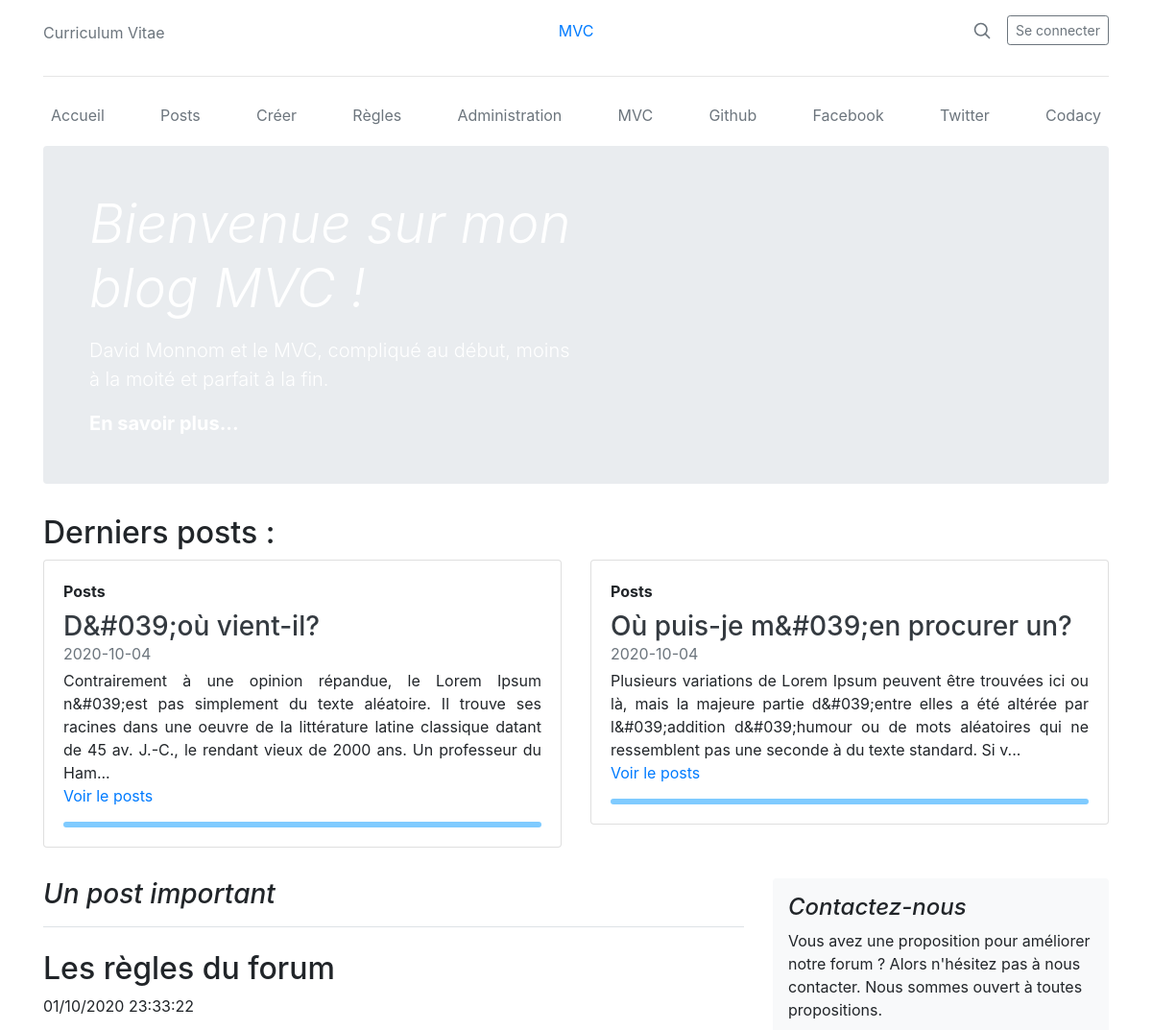
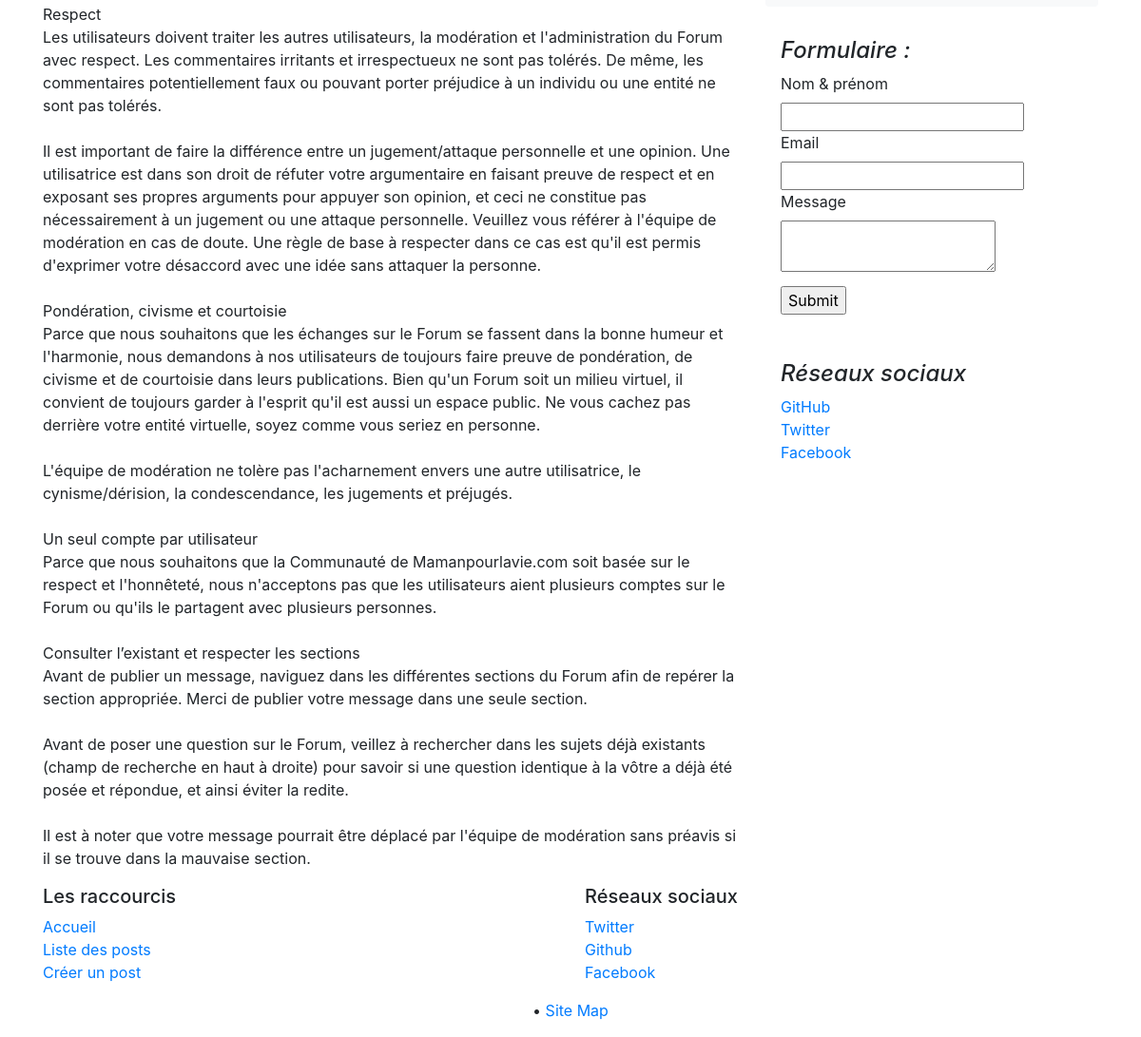
The page / on the database its author committed (2 pictures, top to bottom).
### tables this page shows
CREATE TABLE `post` (
  `id` int(11) NOT NULL,
  `idUser` int(11) NOT NULL,
  `title` text NOT NULL,
  `subject` text NOT NULL,
  `description` text NOT NULL,
  `creationDate` datetime NOT NULL,
  `modifyDate` datetime DEFAULT NULL,
  `isVerified` tinyint(1) NOT NULL
);

### controller/indexController.php (called while the page is built, shortened)
<?php
class IndexController extends Controller{
    public function index(){
        $this->view()->render('indexView.php', array(
            'postsList' => $this->postMan()->getPosts()
        ));
    }
}

### index.php (called while the page is built, shortened)
<?php
try{
    require("class/Database.php");
    require("controller/indexController.php");
    $rm = new Router($_GET['url']);
    $postC = new PostController();
    $userC = new UserController();
    $commC = new CommentController();
    $indexC = new IndexController();
    $adminC = new AdminController();
    $rm->get('/', function() use($indexC) {
        $indexC->index();
    });
    $rm->get('/posts', function() use($postC) {
        $postC->listPosts();
    });
    $rm->get('/posts/create', function() use($postC) {
        $postC->createPost();
    });
    $rm->get('/posts/modify/:id', function($id) use($postC) {
        $postC->modifyPost(null, null, null, $id);
    });
    $rm->get('/posts/:id', function($id) use($postC) {
        $postC->viewPost($id);
    });
    $rm->get('/user/register', function() use($userC) {
        $userC->register();
    });
    $rm->get('/user/login', function() use($userC) {
        $userC->login();
    });
    $rm->get('/user/admin', function() use($adminC) {
        $adminC->index();
    });
    $rm->post('/ajax/logout', function() use($userC){
        $userC->logout();
    });
    $rm->post('/ajax/deleteUser', function() use($userC){
        $userC->delete($_POST["idUser"]);
    });
    $rm->post('/ajax/deleteCom', function() use($commC){
        $commC->delete($_POST["idCom"]);
    });
    $rm->post('/ajax/valideCom', function() use($commC){
        $commC->validate($_POST["idCom"]);
    });
    $rm->post('/ajax/deletePost', function() use($postC){
        $postC->delete($_POST["idPost"]);
    });
    $rm->post('/ajax/validePost', function() use($postC){
        $postC->validate($_POST["idPost"]);
    });
    $rm->post('/ajax/post', function() use($postC){
        $postC->createPost($_POST["title"], $_POST["subject"], $_POST["description"]);
    });
    $rm->post('/ajax/comment', function() use($commC){
        $commC->createComment($_POST["idPost"], $_POST["description"]);
    });
    $rm->post('/ajax/modify', function() use($postC){
        $postC->modifyPost($_POST["title"], $_POST["subject"], $_POST["description"], $_POST["idPost"]);
    });
    $rm->post('/ajax/register', function() use($userC){
        $userC->register($_POST["username"], $_POST["firstname"], $_POST["lastname"], $_POST["password"]);
    });
    $rm->post('/ajax/login', function() use($userC){
        $userC->login($_POST["username"], $_POST["password"]);
    });
    $rm->post('/ajax/contact', function() use($indexC){
        $indexC->contact($_POST["name"], $_POST["email"], $_POST["message"]);
    });
    $rm->run();
}
catch(Exception $e){
    $message = $e->getMessage();
    $indexC->error($message);
}

### class/Route.php (called while the page is built, shortened)
<?php
class Route {
    private $path;
    private $callable;
    private $matches = [];
    public function __construct($path, $callable){
        $this->path = trim($path, '/');
        $this->callable = $callable;
    }
    public function match($url){
        $url = trim($url, '/');
        $path = preg_replace_callback('#:([\w]+)#', [$this, 'paramMatch'], $this->path);
        $regex = "#^$path$#i";
        if(!preg_match($regex, $url, $matches)){
            return false;
        }
        array_shift($matches);
        $this->matches = $matches;
        return true;
    }
    public function call(){
        return call_user_func_array($this->callable, $this->matches);
    }
}

### class/Router.php (called while the page is built, shortened)
<?php
class Router {
    private $url;
    private $routes = [];
    public function __construct($url){
        $this->url = $url;
    }
    private function add($path, $callable, $name, $method){
        $route = new Route($path, $callable);
        $this->routes[$method][] = $route;
        return $route;
    }
    public function run(){
        foreach($this->routes[$_SERVER['REQUEST_METHOD']] as $route){
            if($route->match($this->url)){
                return $route->call();
            }
        }
        throw new Exception('No matching routes');
    }
}

### model/postManager.php (called while the page is built, shortened)
<?php
require_once('model/entity/post.php');
class PostManager {
	private function buildFromRow($row){
		$creationDate = DateTime::createFromFormat('Y-m-d H:i:s', $row->creationDate);
		$modifyDate = DateTime::createFromFormat('Y-m-d H:i:s', $row->modifyDate);
		return new Post($row->id, $row->idUser, $row->title, $row->subject, $row->description, $creationDate, $modifyDate, $row->isVerified);
	}
	public function getPosts(){
		$prepare = Database::getInstance()->query("SELECT * FROM post ORDER BY id DESC");
		$postsList = array();
		while ($row = $prepare->fetch(PDO::FETCH_OBJ)) {
			$postsList[] = $this->buildFromRow($row);
		}
		return $postsList;
	}
}

### class/Database.php (called while the page is built, shortened)
<?php
class Database{
	private $PDOInstance = null;
	private static $instance = null;
	private function __construct(){
		$this->PDOInstance = new PDO('mysql:dbname=' . self::DEFAULT_SQL_DTB.';host=' . self::DEFAULT_SQL_HOST, self::DEFAULT_SQL_USER , self::DEFAULT_SQL_PASS);
    }
	public static function getInstance(){
		if(is_null(self::$instance)){
	        self::$instance = new Database();
	    }
		return self::$instance;
    }
	public function query($query){
		return $this->PDOInstance->query($query);
    }
}

### model/entity/post.php (called while the page is built, shortened)
<?php
class Post {
    private $_id;
    private $_title;
    private $_subject;
    private $_description;
    private $_creationDate;
    private $_isVerified;
    public function id(){
		return $this->_id;
	}
	public function setId($_id){
		$this->_id = $_id;
	}
	public function title(){
		return $this->_title;
	}
	public function setTitle($_title){
		$this->_title = $_title;
	}
	public function subject(){
		return $this->_subject;
	}
	public function setSubject($_subject){
		$this->_subject = $_subject;
	}
	public function description(){
		return $this->_description;
	}
	public function setDescription($_description){
		$this->_description = $_description;
	}
	public function creationDate(){
		return $this->_creationDate;
	}
	public function setCreationDate($_creationDate){
		$this->_creationDate = $_creationDate;
	}
	public function isVerified(){
		return $this->_isVerified;
	}
	public function setIsVerified($_isVerified){
		$this->_isVerified = $_isVerified;
	}
}

### view/pages/indexView.php (the view, shortened to what this page needs)
<div class="container">
    <div class="jumbotron p-3 p-md-5 text-white rounded colorRandom">
        <div class="col-md-6 px-0">
            <h1 class="display-4 font-italic">Bienvenue sur mon blog MVC !</h1>
            <p class="lead my-3">David Monnom et le MVC, compliqué au début, moins à la moité et parfait à la fin.</p>
            <p class="lead mb-0"><a target="_blank" href="https://fr.wikipedia.org/wiki/Mod%C3%A8le-vue-contr%C3%B4leur#:~:text=Mod%C3%A8le%2Dvue%2Dcontr%C3%B4leur%20ou%20MVC,les%20vues%20et%20les%20contr%C3%B4leurs." class="text-white font-weight-bold">En savoir plus...</a></p>
        </div>
    </div>
</div>
<div class="container">
    <h2>Derniers posts :</h2>
    <div class="row mb-2">
    <?php $i = 0; foreach($postsList as $item){ if($item->isVerified() && $i < 2){ $i++; ?>
            <div class="col-lg-6">
                <div class="card flex-md-row mb-4 box-shadow h-md-250">
                    <div class="card-body d-flex flex-column align-items-start">
                        <strong class="d-inline-block mb-2 colorRandomText">Posts</strong>
                        <h3 class="mb-0">
                            <a class="text-dark" href="/posts/<?= $item->id(); ?>">
                            <?php
                            $postContent = htmlspecialchars($item->title());
                            echo htmlspecialchars($postContent);
                            ?>
                            </a>
                        </h3>
                        <div class="mb-1 text-muted"><?= htmlspecialchars($item->creationDate()->format('Y-m-d')); ?></div>
                            <p class="card-text mb-auto" style="text-align: justify;">
                            <?php
                            $postContent = htmlspecialchars($item->subject());
                            if (strlen($postContent) >= 250){
                            $postContent = substr($postContent, 0, 250)."...";
                            }
                            echo htmlspecialchars($postContent);
                            ?>
                            </p>
                            <a class="linkPosts" href="/posts/<?php echo $item->id() ?>">Voir le posts</a>
                        <div class="card-shape-right colorRandom flex-auto d-none d-md-block" style="width: 100%; height: 6px; margin-top: 15px; background-color: #7FCBFF; border-radius: 5px;"></div>
                    </div>
                </div>
            </div>
        <?php }} ?>
        </div>
    </div>
    <main role="main" class="container">
      <div class="row">
        <?php foreach($postsList as $item){ if($item->id() == 1){; ?>
        <div class="col-md-8 blog-main">
          <h3 class="pb-3 mb-4 font-italic border-bottom">
            Un post important
          </h3>
          <div class="blog-post">
            <h2 class="blog-post-title"><?= htmlspecialchars($item->title()); ?></h2>
            <p class="blog-post-meta"><?= $item->creationDate()->format('d/m/Y H:i:s'); ?></p>
            <p><?= nl2br(htmlspecialchars($item->description())); ?></p>
            <?php }} ?>
          </div>
        </div>
        <aside class="col-md-4 blog-sidebar">
            <div class="p-3 mb-3 bg-light rounded">
                <h4 class="font-italic">Contactez-nous</h4>
                <p class="mb-0">Vous avez une proposition pour améliorer notre forum ? Alors n'hésitez pas à nous contacter. Nous sommes ouvert à toutes propositions.</p>
            </div>
            <div class="p-3">
            <h4 class="font-italic">Formulaire :</h4>
                <form action="" id="contactForm" method="post">
                    <label for="name">Nom & prénom</label><br/>
                    <input type="text" id="name" name="firstname"  class="post_blog_area" required><br/>
                    <label for="email">Email</label><br/>
                    <input type="email" id="email" name="lastname"  class="post_blog_area" required><br/>
                    <label for="message">Message</label><br/>
                    <textarea id="message" name="message" class="post_blog_area" required></textarea><br/>
                    <input type="submit" class="btn_login" value="Submit" style="margin-top: 15px;"><p id='reponse_message'></p>
                </form>
            </div>
            <div class="p-3">
                <h4 class="font-italic">Réseaux sociaux</h4>
                <ol class="list-unstyled">
                    <li><a target="_blank" class="linkPosts" href="https://github.com/davidmonnom/OCR_P5">GitHub</a></li>
                    <li><a target="_blank" class="linkPosts" href="https://twitter.com/monmdavid">Twitter</a></li>
                    <li><a target="_blank" class="linkPosts" href="https://www.facebook.com/monnom.david/">Facebook</a></li>
                </ol>
            </div>
        </aside>
      </div>

### view/baseView.php (shortened to what this page needs)
<html>
    <head>
        <link href="https://fludy.net/assets/css/style.css" rel="stylesheet"/>
        <link rel="stylesheet" href="https://stackpath.bootstrapcdn.com/bootstrap/4.5.2/css/bootstrap.min.css">
    </head>
    <body>
		<div class="container">
			<header class="blog-header py-3">
				<div class="row flex-nowrap justify-content-between align-items-center">
					<div class="col-4 pt-1">
						<a class="text-muted" target="_blank" href="/assets/pdf/myCV.pdf">Curriculum Vitae</a>
					</div>
					<div class="col-4 text-center">
						<a class="blog-header-logo colorRandomText" href="">MVC</a>
					</div>
					<div class="col-4 d-flex justify-content-end align-items-center">
						<a class="text-muted" href="/posts">
							<svg xmlns="http://www.w3.org/2000/svg" width="20" height="20" viewBox="0 0 24 24" fill="none" stroke="currentColor" stroke-width="2" stroke-linecap="round" stroke-linejoin="round" class="mx-3"><circle cx="10.5" cy="10.5" r="7.5"></circle><line x1="21" y1="21" x2="15.8" y2="15.8"></line></svg>
						</a>
						<?php if(is_null($user)){ ?>
							<a class="btn btn-sm btn-outline-secondary" href="/user/login">Se connecter</a>
						<?php }else{ ?>
							<a class="btn btn-sm btn-outline-secondary logoutBtn userLogout" href="">Se déconnecter (<?=$user->userName();?>)</a>
						<?php }?>
					</div>
				</div>
			</header>
			<hr class="ligne">
			<div class="nav-scroller py-1 mb-2">
				<nav class="nav d-flex justify-content-between">
					<a class="p-2 text-muted" href="/">Accueil</a>
					<a class="p-2 text-muted" href="/posts">Posts</a>
					<a class="p-2 text-muted" href="/posts/create">Créer</a>
					<a class="p-2 text-muted" href="/posts/1">Règles</a>
					<a class="p-2 text-muted" href="/user/admin">Administration</a>
					<a class="p-2 text-muted" target="_blank" href="https://fr.wikipedia.org/wiki/Mod%C3%A8le-vue-contr%C3%B4leur#:~:text=Mod%C3%A8le%2Dvue%2Dcontr%C3%B4leur%20ou%20MVC,les%20vues%20et%20les%20contr%C3%B4leurs.">MVC</a>
					<a class="p-2 text-muted" target="_blank" href="https://github.com/davidmonnom/OCR_P5">Github</a>
					<a class="p-2 text-muted" target="_blank" href="https://www.facebook.com/monnom.david/">Facebook</a>
					<a class="p-2 text-muted" target="_blank" href="https://twitter.com/monmdavid">Twitter</a>
					<a class="p-2 text-muted" target="_blank" href="https://app.codacy.com/gh/davidmonnom/OCR_P5/dashboard">Codacy</a>
				</nav>
			</div>
		</div>
        <section class="contentSection">
            <?php
                echo($pageContent);
            ?>
        </section>
        <section class="footerSection">
		<footer class="footer">
			<div class='footerTop'>
				<div class="container">
					<div class="row">
						<div class="col-lg-6">
							<h5>Les raccourcis</h5>
							<a href="/" class="shortcutBottom">Accueil</a><br/>
							<a href="/posts" class="shortcutBottom">Liste des posts</a><br/>
							<a href="/posts/create" class="shortcutBottom">Créer un post</a><br/>
						</div>
						<div class="col-lg-6">
							<h5>Réseaux sociaux</h5>
							<a href="https://twitter.com/monmdavid" class="shortcutBottom" target="_blank">Twitter</a><br/>
							<a href="https://github.com/davidmonnom/OCR_P5" class="shortcutBottom"  target="_blank">Github</a><br/>
							<a href="https://www.facebook.com/monnom.david/" class="shortcutBottom"  target="_blank">Facebook</a><br/>
						</div>
					</div>
				</div>
			</div>
			<div class="footer-copyright text-center py-3 footerBottom">
					<span> &bull; </span><a href="/assets/htm/sitemap.htm" class="shortcutBottom">Site Map</a>
			</div>
		</footer>
        </section>
    </body>
</html>

### class/View.php (shortened to what this page needs)
<?php
class View{
    public function render($page, $data = array()){
        if(isset($_SESSION['user'])){
            $user = $_SESSION['user'];
        }else{
            $user = null;
        }
        $data['user'] = $user;
        $pageContent = $this->renderPage('view/pages/' . $page, $data);
        $pageTemplate = $this->renderPage('view/baseView.php', array(
            'pageContent' => $pageContent,
            'user' => $user,
            'activePage' => $page
        ));
        echo($pageTemplate);
    }
    private function renderPage($page, $data){
        if(file_exists($page)){
            extract($data);
            require($page);
            return ob_get_clean();
        }
        throw new Exception("Failed to render page. (File not found)");
        return false;
    }
}

### rows shown on the page
post: title "D&#039;où vient-il?", format "2020-10-04", subject "Contrairement à une opinion répandue, le Lorem Ipsum n&#039;est pas simplement du texte aléatoire. Il trouve ses racines dans une oeuvre de la littérature latine classique datant de 45 av. J.-C., le rendant vieux de 2000 ans. Un professeur du Ham..."
post: title "Où puis-je m&#039;en procurer un?", format "2020-10-04", subject "Plusieurs variations de Lorem Ipsum peuvent être trouvées ici ou là, mais la majeure partie d&#039;entre elles a été altérée par l&#039;addition d&#039;humour ou de mots aléatoires qui ne ressemblent pas une seconde à du texte standard. Si v..."
post: title "Les règles du forum", format "01/10/2020 23:33:22", description "Respect Les utilisateurs doivent traiter les autres utilisateurs, la modération et l'administration du Forum avec respect. Les commentaires irritants et irrespectueux ne sont pas tolérés. De même, les commentaires potentiellement faux ou pouvant porter préjudice à un individu ou une entité ne sont pas tolérés. Il est important de faire la différence entre un jugement/attaque personnelle et une opinion. Une utilisatrice est dans son droit de réfuter votre argumentaire en faisant preuve de respect et en exposant ses propres arguments pour appuyer son opinion, et ceci ne constitue pas nécessairement à un jugement ou une attaque personnelle. Veuillez vous référer à l'équipe de modération en cas…"
